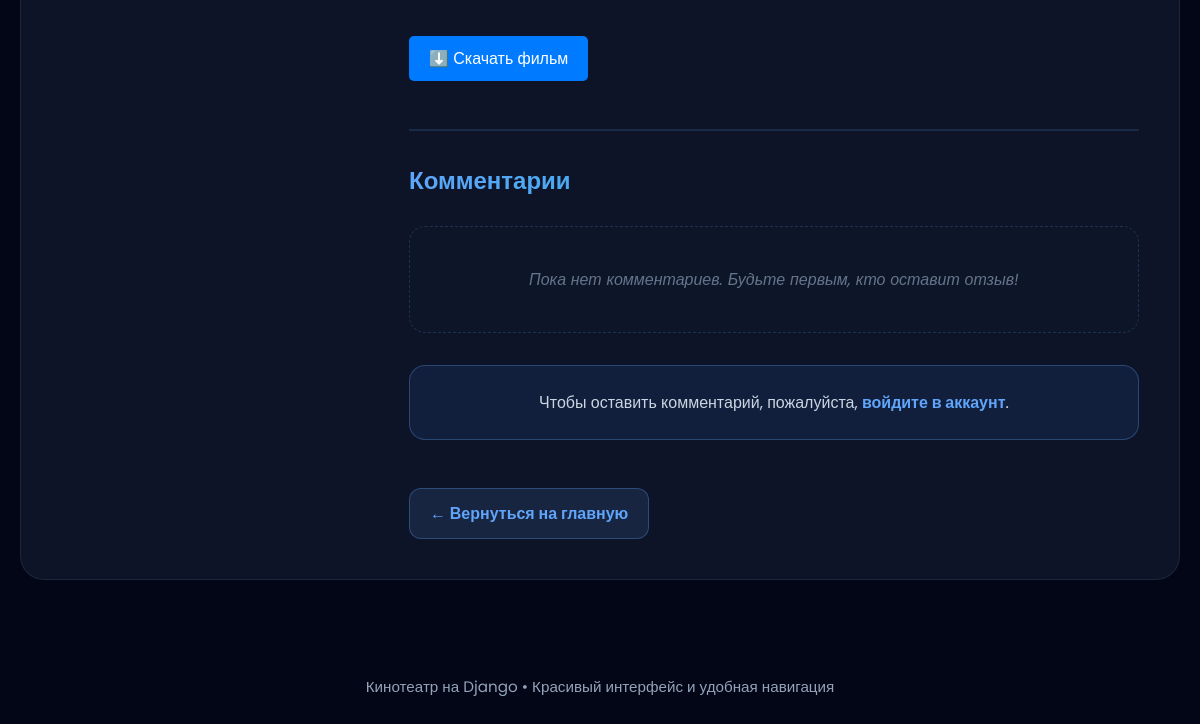
The page /product/5/ (lower part) on the database as committed earlier.
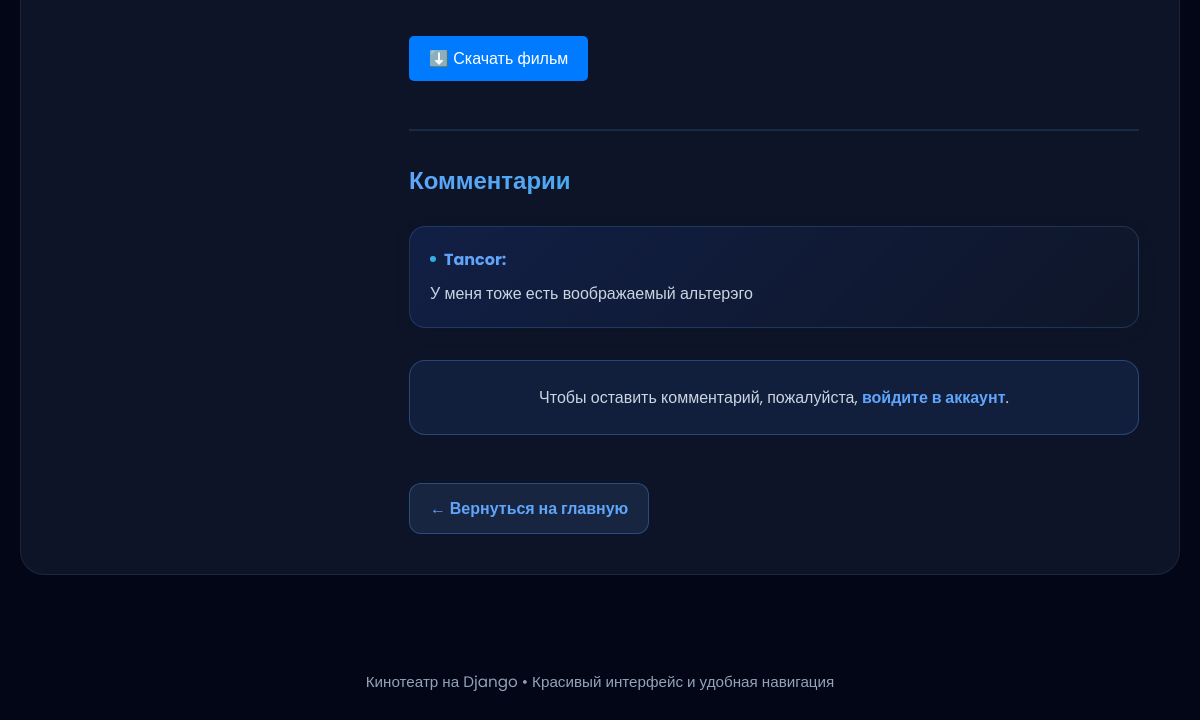
The same page on the database as committed later.
### movie_app/models.py (models this page shows, shortened)
class Comment(models.Model):
    user = models.ForeignKey(User, on_delete=models.CASCADE)
    movie = models.ForeignKey(Movie, on_delete=models.CASCADE)
    text = models.TextField()
    created_at = models.DateTimeField(auto_now_add=True)

class CustomUser(AbstractUser):
    phone_num = models.CharField(max_length=13, verbose_name="Номер телефона")
    avatar = models.ImageField(upload_to='avatars/', null=True, blank=True, verbose_name="Аватар")

### movie_app/views.py (the view, shortened to what this page needs)
# urls.py: path('product/<int:pk>/', views.product_detail, name='product_detail'),
def product_detail(request, pk):
    movie = get_object_or_404(Movie, pk=pk)
    comments = Comment.objects.filter(movie=movie)
    return render(request, 'product_detail.html', {'movie': movie, 'comments': comments, 'form': CommentForm()})

### templates/product_detail.html (shortened to what this page needs)
{% extends 'base.html' %}
{% block content %}
<div class="product-detail">
    <div class="detail-container">
        <div class="detail-content">
            {% if movie.film %}
            <div class="detail-film">
                <a href="{{ movie.film.url }}" download class="download-link" style="display: inline-block; margin-top: 10px; padding: 10px 20px; background-color: #007bff; color: white; text-decoration: none; border-radius: 5px;">⬇️ Скачать фильм</a>
            </div>
            {% endif %}
            <div class="detail-comments">
                <h2>Комментарии</h2>
                {% if comments %}
                    <ul class="comments-list">
                        {% for comment in comments %}
                        <li class="comment-item">
                            <p class="comment-user">{{ comment.user.username }}:</p>
                            <p class="comment-text">{{ comment.text }}</p>
                        </li>
                        {% endfor %}
                    </ul>
                {% else %}
                    <p class="no-comments">Пока нет комментариев. Будьте первым, кто оставит отзыв!</p>
                {% endif %}
                {% if user.is_authenticated %}
                <div class="comment-form">
                    <h3>Оставить комментарий</h3>
                    <form method="post" action="{% url 'product_detail' movie.id %}">
                        {% csrf_token %}
                        {{ form.as_p }}
                        <button type="submit">Отправить</button>
                    </form>
                </div>
                {% else %}
                <p class="login-prompt">Чтобы оставить комментарий, пожалуйста, <a href="{% url 'login' %}">войдите в аккаунт</a>.</p>
                {% endif %}
            <a href="{% url 'home' %}" class="back-link">← Вернуться на главную</a>
        </div>
    </div>
</div>
{% endblock %}

Rows that differ between the two databases and show on the page:
added Comment: user.username "Tancor", text "У меня тоже есть воображаемый альтерэго"
Other text that changed with them:
text no longer shown: "Пока нет комментариев. Будьте первым, кто оставит отзыв!"
